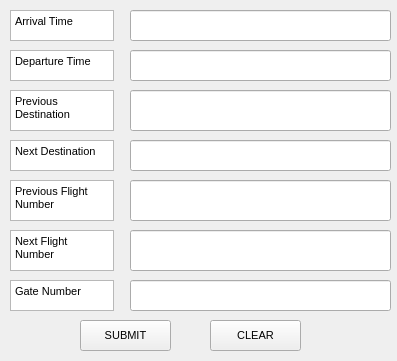
<?xml version="1.0" encoding="UTF-8"?>
<ui version="4.0">
 <class>add_flights</class>
 <widget class="QWidget" name="add_flights">
  <property name="geometry">
   <rect>
    <x>0</x>
    <y>0</y>
    <width>397</width>
    <height>361</height>
   </rect>
  </property>
  <property name="windowTitle">
   <string>Add Flights</string>
  </property>
  <widget class="QLineEdit" name="arrivaltime_input">
   <property name="geometry">
    <rect>
     <x>130</x>
     <y>10</y>
     <width>261</width>
     <height>31</height>
    </rect>
   </property>
   <property name="font">
    <font>
     <pointsize>8</pointsize>
    </font>
   </property>
  </widget>
  <widget class="QPlainTextEdit" name="arrival_time">
   <property name="geometry">
    <rect>
     <x>10</x>
     <y>10</y>
     <width>104</width>
     <height>31</height>
    </rect>
   </property>
   <property name="font">
    <font>
     <pointsize>8</pointsize>
    </font>
   </property>
   <property name="plainText">
    <string>Arrival Time</string>
   </property>
  </widget>
  <widget class="QPlainTextEdit" name="plainTextEdit_2">
   <property name="geometry">
    <rect>
     <x>10</x>
     <y>50</y>
     <width>104</width>
     <height>31</height>
    </rect>
   </property>
   <property name="font">
    <font>
     <pointsize>8</pointsize>
    </font>
   </property>
   <property name="plainText">
    <string>Departure Time</string>
   </property>
  </widget>
  <widget class="QPlainTextEdit" name="plainTextEdit_3">
   <property name="geometry">
    <rect>
     <x>10</x>
     <y>90</y>
     <width>104</width>
     <height>41</height>
    </rect>
   </property>
   <property name="font">
    <font>
     <pointsize>8</pointsize>
    </font>
   </property>
   <property name="plainText">
    <string>Previous Destination</string>
   </property>
  </widget>
  <widget class="QPlainTextEdit" name="plainTextEdit_4">
   <property name="geometry">
    <rect>
     <x>10</x>
     <y>140</y>
     <width>104</width>
     <height>31</height>
    </rect>
   </property>
   <property name="font">
    <font>
     <pointsize>8</pointsize>
    </font>
   </property>
   <property name="plainText">
    <string>Next Destination</string>
   </property>
  </widget>
  <widget class="QPlainTextEdit" name="plainTextEdit_5">
   <property name="geometry">
    <rect>
     <x>10</x>
     <y>180</y>
     <width>104</width>
     <height>41</height>
    </rect>
   </property>
   <property name="font">
    <font>
     <pointsize>8</pointsize>
    </font>
   </property>
   <property name="plainText">
    <string>Previous Flight Number</string>
   </property>
  </widget>
  <widget class="QPlainTextEdit" name="plainTextEdit_6">
   <property name="geometry">
    <rect>
     <x>10</x>
     <y>230</y>
     <width>104</width>
     <height>41</height>
    </rect>
   </property>
   <property name="font">
    <font>
     <pointsize>8</pointsize>
    </font>
   </property>
   <property name="plainText">
    <string>Next Flight Number</string>
   </property>
  </widget>
  <widget class="QPlainTextEdit" name="plainTextEdit_7">
   <property name="geometry">
    <rect>
     <x>10</x>
     <y>280</y>
     <width>104</width>
     <height>31</height>
    </rect>
   </property>
   <property name="font">
    <font>
     <pointsize>8</pointsize>
    </font>
   </property>
   <property name="plainText">
    <string>Gate Number</string>
   </property>
  </widget>
  <widget class="QLineEdit" name="departuretime_input">
   <property name="geometry">
    <rect>
     <x>130</x>
     <y>50</y>
     <width>261</width>
     <height>31</height>
    </rect>
   </property>
   <property name="font">
    <font>
     <pointsize>8</pointsize>
    </font>
   </property>
  </widget>
  <widget class="QLineEdit" name="prevdest_input">
   <property name="geometry">
    <rect>
     <x>130</x>
     <y>90</y>
     <width>261</width>
     <height>41</height>
    </rect>
   </property>
   <property name="font">
    <font>
     <pointsize>8</pointsize>
    </font>
   </property>
  </widget>
  <widget class="QLineEdit" name="nextdest_input">
   <property name="geometry">
    <rect>
     <x>130</x>
     <y>140</y>
     <width>261</width>
     <height>31</height>
    </rect>
   </property>
   <property name="font">
    <font>
     <pointsize>8</pointsize>
    </font>
   </property>
  </widget>
  <widget class="QLineEdit" name="prevflightnum_input">
   <property name="geometry">
    <rect>
     <x>130</x>
     <y>180</y>
     <width>261</width>
     <height>41</height>
    </rect>
   </property>
   <property name="font">
    <font>
     <pointsize>8</pointsize>
    </font>
   </property>
  </widget>
  <widget class="QLineEdit" name="nextflightnum_input">
   <property name="geometry">
    <rect>
     <x>130</x>
     <y>230</y>
     <width>261</width>
     <height>41</height>
    </rect>
   </property>
   <property name="font">
    <font>
     <pointsize>8</pointsize>
    </font>
   </property>
  </widget>
  <widget class="QLineEdit" name="gatenum_input">
   <property name="geometry">
    <rect>
     <x>130</x>
     <y>280</y>
     <width>261</width>
     <height>31</height>
    </rect>
   </property>
   <property name="font">
    <font>
     <pointsize>8</pointsize>
    </font>
   </property>
  </widget>
  <widget class="QPushButton" name="submitbutton">
   <property name="geometry">
    <rect>
     <x>80</x>
     <y>320</y>
     <width>91</width>
     <height>31</height>
    </rect>
   </property>
   <property name="font">
    <font>
     <pointsize>8</pointsize>
    </font>
   </property>
   <property name="text">
    <string>SUBMIT</string>
   </property>
  </widget>
  <widget class="QPushButton" name="clearbutton">
   <property name="geometry">
    <rect>
     <x>210</x>
     <y>320</y>
     <width>91</width>
     <height>31</height>
    </rect>
   </property>
   <property name="font">
    <font>
     <pointsize>8</pointsize>
    </font>
   </property>
   <property name="text">
    <string>CLEAR</string>
   </property>
  </widget>
 </widget>
 <resources/>
 <connections/>
</ui>
